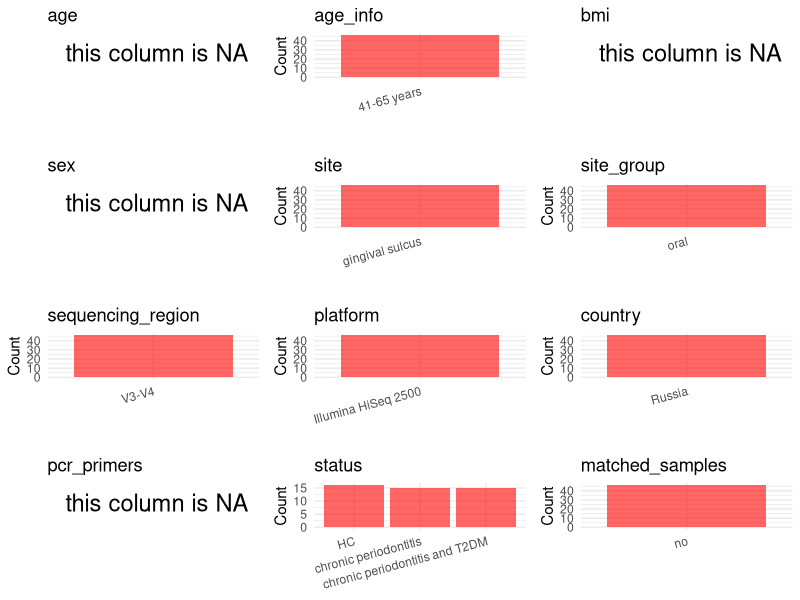

Reproduce this figure in R. (Note: this script raises an error after producing the figure.)
## ---- chunk 1
# Load libraries
library(dplyr)
library(ggplot2)
library(cowplot)

# (1) Setting working directory
# EDIT HERE: change project_id for each study
project_id <- "PRJNA664107"

base_dir <- "/beegfs/huangxiaochang/global_oral/global-oral-microbiome/data/projects/"
setwd(file.path(base_dir, project_id))

# (2) Loading raw SRA metadata file
sra_file <- "SraRunTable.csv"
initial_meta <- read.csv("SraRunTable.csv", header = TRUE)

# (3) OPTIONAL: If extra metadata (e.g., Table.x or supplemental materials) are available from the article, you may need to merge the file with initial_meta manually. Below is example code for merging. Depending on the specific case of each study, you can customize the code as needed.
# supp_table <- read.csv("supplemental_table.csv", header = TRUE)
# initial_meta <- left_join(initial_meta, supp_table, by = merge_col_name)
## ---- chunk 2
# (1) Read the article in the following order: abstract, the beginning of the results section, and the methods. Understand the sample size, experimental design, and disease group overview. Clarify the sampling sites; for oral and gut samples, specify the exact sites like supragingival plaque, tongue, etc.

# (2) IMPORTANT: MUST go through each column of initial_meta
# head(initial_meta, 10)

# IMPORTANT: Check the unique values in the column of interest or query column.
# lapply(initial_meta[c('body_habitat', 'body_product', 'body_site')], table) # site
# table(initial_meta$host_subject_id) # subject id
# table(initial_meta$platform..exp.) # output is Illumina
# table(initial_meta$target_subfragment..exp.)
## ---- chunk 3
# (1) EDIT HERE: Parameter setup
# NOTE: This project has no lab control samples (blanks/positives) or non-human samples. Leave keywords empty to skip filtering.
control_column <- NA   # column name in initial_meta
# unique(initial_meta[[control_column]])  # uncomment to explore
control_keywords <- c()     # Enter exact keywords

species_column <- NA          # column name in initial_meta
# unique(initial_meta[[species_column]])  # uncomment to explore
non_human_keywords <- c()            # Enter exact keywords


# (2) Remove controls and non-human samples. DO NOT need to modify code in this part, just run it.
n_samples <- nrow(initial_meta)
# Control evaluation
if (length(control_keywords) > 0) {
  if (is.null(control_column) || control_column == "") {
    stop("Error: control_keywords provided but control_column is missing.")
  }

  if (!(control_column %in% colnames(initial_meta))) {
    stop(sprintf("Error: Column '%s' not found in initial_meta.", control_column))
  }

  control_pattern <- paste(control_keywords, collapse = "|")
  control_text <- initial_meta[[control_column]]
  is_control <- grepl(control_pattern, control_text)

} else {
  is_control <- rep(FALSE, n_samples)
}

# Non-human evaluation
if (length(non_human_keywords) > 0) {
  if (is.null(species_column) || species_column == "") {
    stop("Error: non_human_keywords provided but species_column is missing.")
  }

  if (!(species_column %in% colnames(initial_meta))) {
    stop(sprintf("Error: Column '%s' not found in initial_meta.", control_column))
  }

  non_human_pattern <- paste(non_human_keywords, collapse = "|")
  species_text <- initial_meta[[species_column]]
  is_non_human <- grepl(non_human_pattern, species_text)
} else {
  is_non_human <- rep(FALSE, n_samples)
}

# Execute removal
samples_to_remove <- is_control | is_non_human
initial_meta <- initial_meta[!samples_to_remove, ]

cat("Initial samples counts:",n_samples,"\n")
cat("Removed control samples:", sum(is_control), "\n")
cat("Removed non-human samples:", sum(is_non_human), "\n")
cat("Total samples removed ", sum(samples_to_remove), "\n")
cat("Remaining samples after Step 2:", nrow(initial_meta), "\n")
## ---- chunk 4
# Extract columns from initial_meta as follows:
# (1) No modification needed → extract directly.
# (2) Modification needed → create a column start with 'raw_' and mark the target column as "pending".
# (3) Need to find or determine based on the article.

metadata <- data.frame(
  bioproject = initial_meta$BioProject,
  sample_id = initial_meta$Run,
  raw_subject_id = initial_meta$Sample.Name,
  subject_id = initial_meta$Sample.Name,
  age = NA,
  age_info = "41-65 years",
  bmi = NA,
  raw_sex = NA,
  sex = "pending",
  sequencing_region = "V3-V4",
  platform = initial_meta$Instrument,
  country = initial_meta$geo_loc_name_country,
  raw_site = initial_meta$isolation_source,
  site = "pending",
  site_group = "pending",
  public_time = initial_meta$ReleaseDate,
  pcr_primers = NA,
  title = NA,
  disease_study = NA,
  status = "pending",
  matched_samples = "pending",
  is_time_series = "no",
  stringsAsFactors = FALSE
)

metadata$public_time <- as.Date(metadata$public_time)
## ---- chunk 5
# (1) Handle the columns with the `raw_` prefix.
# IMPORTANT: Add comments if the modification is not straightforward!!
metadata$sex <- NA_character_

# Remove 3 pooled WGS samples (Library Name: Control, CP, CPT2DM)
# These are pooled DNA controls, not individual patient samples
pooled_libs <- c("Control", "CP", "CPT2DM")
is_pooled <- initial_meta$`Library Name` %in% pooled_libs

# Remove 3 pooled WGS samples
# Pooled DNA controls: subject_id starts with "Control", "CP", "CPT2DM" (without numeric prefix)
is_pooled <- grepl("^(Control|CPT2DM|CP)_", metadata$subject_id)
metadata <- metadata[!is_pooled, ]

# Extract disease status from subject_id after removing pooled
# Format: <Number><Type>_<Seq> e.g., "13C_S43", "12P_S12", "12SDP_S27"
# C=HC, P=chronic periodontitis, SDP=chronic periodontitis + T2DM
metadata$status <- case_when(
  grepl("^\\d+C_", metadata$subject_id) ~ "HC",
  grepl("^\\d+SDP_", metadata$subject_id) ~ "chronic periodontitis and T2DM",
  grepl("^\\d+P_", metadata$subject_id) ~ "chronic periodontitis",
  TRUE ~ NA_character_
)

metadata$title <- "Drift of the Subgingival Periodontal Microbiome during Chronic Periodontitis in Type 2 Diabetes Mellitus Patients"
metadata$disease_study <- "yes"

# Assign site
metadata$site <- "gingival sulcus"

## ---- chunk 6
# (2) Filling the 'site_group' and 'matched_samples' columns
# editing site_group
unique(metadata$site)
# EDIT HERE: add oral sites
Oral_site = c("saliva", "mouth", "tongue coating", "supragingival plaque", "subgingival plaque", "oral swab", "denture", "tooth", "abscess pus", "adjacent periodontal pocket", "patient healthy crevice", "healthy control crevice", "gingival crevicular fluid", "subgingival plaque", "gingival sulcus")
# EDIT HERE: add gut sites
Gut_site = c("feces", "stool")
# just run
metadata <- metadata %>%
  mutate(site_group = case_when(
    site %in% Oral_site ~ "oral",
    site %in% Gut_site ~ "gut",
    TRUE ~ "other"
  ))

# editing matched_samples, just run.
metadata$matched_samples <- ifelse(
  ave(metadata$subject_id, metadata$subject_id, FUN = length) > 1,
  "yes",
  "no"
)
## ---- chunk 7
# (3) check if there is pending value in metadata. If there is pending value, go on modify the metadata.
# Function to check if a column contains "pending"
has_pending <- function(col) {
  if (is.character(col) || is.factor(col)) {
    any(col == "pending", na.rm = TRUE)
  } else {
    FALSE
  }
}

# Check for any pending value
any_pending_value <- any(sapply(metadata, has_pending))

if (!any_pending_value) {
  message("Good! No cell contains the value 'pending'.")
} else {
  pending_cols <- names(metadata)[sapply(metadata, has_pending)]
  message("Columns containing 'pending': ", paste(pending_cols, collapse = ", "))
  message("Please continue to resolve these pending columns!")
}
## ---- chunk 8
# Select columns for visualization, just run
plot_data <- metadata %>%
  select(-bioproject, -sample_id, -subject_id, -title)

create_simple_plots <- function(data) {
  plots <- list()
  continuous_vars <- c("age", "bmi")

  for (col in colnames(data)) {
    if (all(is.na(data[[col]]))) {
      p <- ggplot() +
        annotate("text", x = 0.5, y = 0.5, label = "this column is NA", size = 6) +
        labs(title = col) +
        theme_void()
    } else if (col %in% continuous_vars && is.numeric(data[[col]])) {
      p <- ggplot(data, aes(x = .data[[col]])) +
        geom_histogram(fill = "blue", alpha = 0.6, bins = 20, na.rm = TRUE) +
        labs(title = col, x = col, y = "Count") +
        theme_minimal()
    } else {
      count_data <- as.data.frame(table(data[[col]], useNA = "ifany"))
      p <- ggplot(count_data, aes(x = reorder(Var1, -Freq), y = Freq)) +
        geom_col(fill = "red", alpha = 0.6) +
        labs(title = col, x = NULL, y = "Count") +
        theme_minimal() +
        theme(axis.text.x = element_text(angle = 15, hjust = 1))
    }
    plots[[col]] <- p
  }

  return(plots)
}

# Generate and arrange plots
plots <- create_simple_plots(plot_data)
p <- plot_grid(plots$age,
               plots$age_info,
               plots$bmi,
               plots$sex,
               plots$site,
               plots$site_group,
               plots$sequencing_region,
               plots$platform,
               plots$country,
               plots$pcr_primers,
               plots$status,
               plots$matched_samples,
               ncol = 3, align = "hv", axis = "lb")
ggsave("Metadata_Summary.png", plot = p, width = 8, height = 6, dpi = 150)
## ---- chunk 9
# Insert Metadata_Summary.png into the current Rmd output
knitr::include_graphics("Metadata_Summary.png")
## ---- chunk 10
# Reorder the data frame
fixed_cols <- c("bioproject", "sample_id", "subject_id", "age", "age_info",
                "bmi", "sex", "platform", "sequencing_region", "pcr_primers",
                "country", "site", "site_group", "disease_study", "status",
                "title", "public_time", "matched_samples", "is_time_series")
metadata <- metadata %>%
  select(all_of(fixed_cols), everything())

# save metadata
# head(metadata)
write.csv(metadata, file = "metadata_v2.csv", quote = TRUE, row.names = FALSE)
